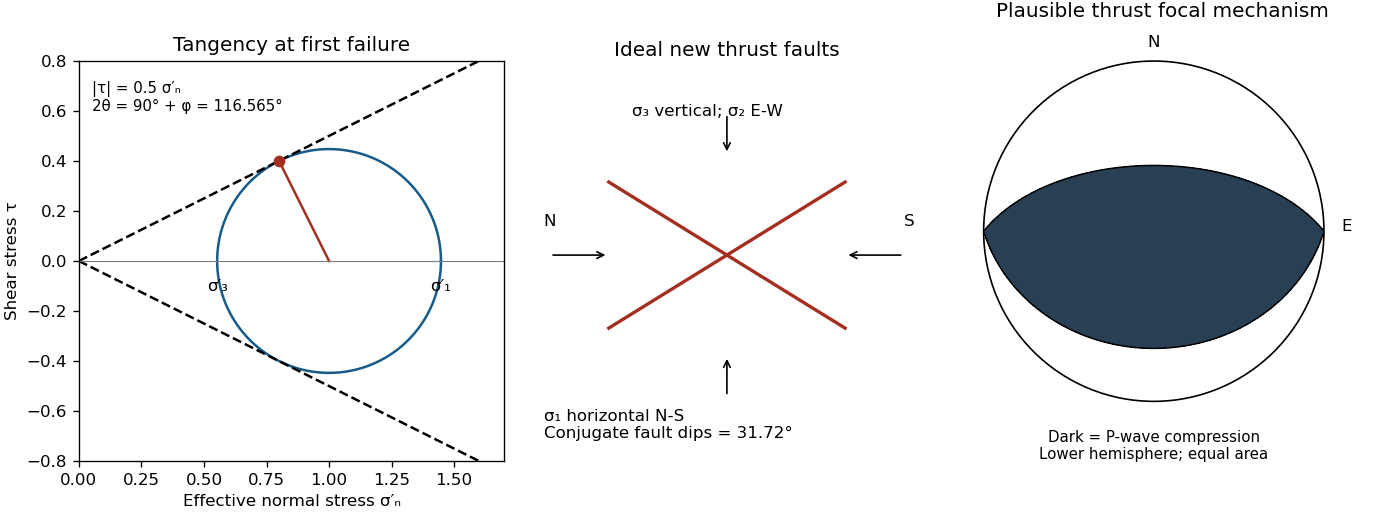

Reproduce this figure in Python.
"""Original Mohr tangency and lower-hemisphere reverse double couple.
Python 3.14.4 / NumPy 2.3.5 / Matplotlib 3.10.7; basename PNG to CWD.
Compression positive; arbitrary stress scale, zero cohesion and pore pressure.
"""
from pathlib import Path
import numpy as np
import matplotlib
matplotlib.use('Agg')
import matplotlib.pyplot as plt
from matplotlib.patches import Circle


def main():
    plt.rcParams.update({'font.size':10})
    fig,axes=plt.subplots(1,3,figsize=(11.5,4.3),layout='constrained')
    phi=np.arctan(.5);delta=np.pi/4-phi/2
    C=1.;R=np.sin(phi);a=np.linspace(0,2*np.pi,721)
    ax=axes[0];ax.plot(C+R*np.cos(a),R*np.sin(a),color='#175b89')
    s=np.linspace(0,1.65,100);ax.plot(s,.5*s,'k--');ax.plot(s,-.5*s,'k--')
    sn=C*np.cos(phi)**2;tau=.5*sn
    ax.plot([C,sn],[0,tau],color='#a42f21');ax.plot(sn,tau,'o',color='#a42f21')
    ax.axhline(0,color='0.5',lw=.7)
    ax.text(.03,.95,'|τ| = 0.5 σ′ₙ\n2θ = 90° + φ = 116.565°',transform=ax.transAxes,va='top',fontsize=9)
    ax.text(C-R,-.12,'σ′₃',ha='center');ax.text(C+R,-.12,'σ′₁',ha='center')
    ax.set(xlim=(0,1.7),ylim=(-.8,.8),xlabel='Effective normal stress σ′ₙ',ylabel='Shear stress τ',title='Tangency at first failure');ax.set_aspect('equal')
    ax=axes[1]
    for sign in (-1,1): ax.plot([-1,1],sign*np.tan(delta)*np.array([-1,1]),color='#a42f21',lw=2)
    for aa,bb in [((-1.5,0),(-1,0)),((1.5,0),(1,0)),((0,-1.2),(0,-.85)),((0,1.2),(0,.85))]:
        ax.annotate('',xy=bb,xytext=aa,arrowprops={'arrowstyle':'->'})
    ax.text(-1.55,.25,'N');ax.text(1.5,.25,'S');ax.text(-.8,1.18,'σ₃ vertical; σ₂ E-W')
    ax.text(-1.55,-1.55,'σ₁ horizontal N-S\nConjugate fault dips = 31.72°')
    ax.set(xlim=(-1.8,1.8),ylim=(-1.7,1.6),title='Ideal new thrust faults');ax.set_aspect('equal');ax.axis('off')
    ax=axes[2];q=np.linspace(-1,1,501);xx,yy=np.meshgrid(q,q);rr=np.sqrt(xx*xx+yy*yy)
    takeoff=2*np.arcsin(np.minimum(rr,1)/np.sqrt(2));az=np.arctan2(xx,yy)
    rays=np.array([np.sin(takeoff)*np.sin(az),np.sin(takeoff)*np.cos(az),np.cos(takeoff)])
    # Coordinates east,north,down. E-W strike, south-dipping plane, up-dip slip.
    n=np.array([0,np.sin(delta),np.cos(delta)]);slip=np.array([0,np.cos(delta),-np.sin(delta)])
    M=-(np.outer(slip,n)+np.outer(n,slip))
    radiation=np.einsum('iab,ij,jab->ab',rays,M,rays);radiation=np.ma.masked_where(rr>1,radiation)
    ax.contourf(xx,yy,radiation,levels=[-2,0,2],colors=['white','#283f54'])
    ax.contour(xx,yy,radiation,levels=[0],colors='black',linewidths=.9)
    ax.add_patch(Circle((0,0),1,fill=False,color='black'))
    ax.text(0,1.08,'N',ha='center');ax.text(1.1,0,'E')
    ax.text(0,-1.34,'Dark = P-wave compression\nLower hemisphere; equal area',ha='center',fontsize=9)
    ax.set(xlim=(-1.2,1.3),ylim=(-1.55,1.2),title='Plausible thrust focal mechanism');ax.set_aspect('equal');ax.axis('off')
    fig.savefig(Path.cwd()/(Path(__file__).stem+'.png'),dpi=120,facecolor='white',transparent=False)
    plt.close(fig)


if __name__ == '__main__': main()
